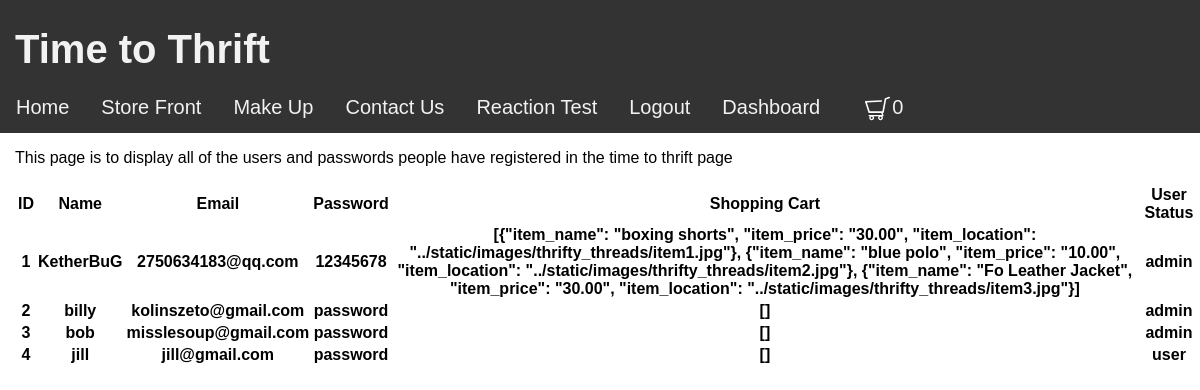
/time_to_thrift/admin (signed in), run on the app's committed database.
### models/module.py (models this page shows, shortened)
class UserTT(db.Model):
    id = db.Column(db.Integer, primary_key=True)
    username = db.Column(db.String(15), unique=True)
    email = db.Column(db.String(50))
    password = db.Column(db.String(80))
    shopping_cart_column = db.Column(db.String(8000), nullable=False)
    authen = db.Column(db.String(50))
    pass

### views/time_to_thrift/view.py (the view)
@time_to_thrift_bp.route('/admin')
def admin_display():
    return render_template("time_to_thrift/admin_page.html", table=user_records, display_cart=shopping_cart)

### models/login.py (called while the page is built)
@login_manager.user_loader
def load_user_DN(user_id):
    return userDN.query.get(int(user_id))

### views/time_to_thrift/templates/time_to_thrift/admin_page.html (shortened to what this page needs)
{% extends "base.html" %}
{% block style %}
<link rel="stylesheet" href="../static/css/style_home.css" type="text/css">
{% endblock %}
{% block content %}
<div style="margin-left: 15px;">
    <p>This page is to display all of the users and passwords people have registered in the time to thrift page</p>
    <table id="user_table">
        <tr>
            <th>ID</th>
            <th>Name</th>
            <th>Email</th>
            <th>Password</th>
            <th>Shopping Cart</th>
            <th>User Status</th>
        </tr>
        {% for row in table %}
        <tr>
            <th>{{ row['id'] }}</th>
            <th>{{ row['username'] }}</th>
            <th>{{ row['email'] }}</th>
            <th>{{ row['password'] }}</th>
            <th>{{ row['shopping_cart_column'] }}</th>
            <th>{{ row['authen'] }}</th>
        </tr>
        {% endfor %}
    </table>
</div>
{% endblock %}

### static/css/style_base.css (style rules this page uses)
body { margin: 0; font-family: Arial, Helvetica, sans-serif; overflow-x: hidden; }

### static/css/style_home.css (style rules this page uses)
* { box-sizing:border-box }

### data on the page
UserTT: id "1", username "KetherBuG", email "2750634183@qq.com", password "12345678", shopping_cart_column "[{\"item_name\": \"boxing shorts\", \"item_price\": \"30.00\", \"item_location\": \"../static/images/thrifty_threads/item1.jpg\"}, {\"item_name\": \"blue polo\", \"item_price\": \"10.00\", \"item_location\": \"../static/images/thrifty_threads/item2.jpg\"}, {\"item_name\": \"Fo Leather Jacket\", \"item_price\": \"30.00\", \"item_location\": \"../static/images/thrifty_threads/item3.jpg\"}]", authen "admin"
UserTT: id "2", username "billy", email "kolinszeto@gmail.com", password "password", shopping_cart_column "[]", authen "admin"
UserTT: id "3", username "bob", email "misslesoup@gmail.com", password "password", shopping_cart_column "[]", authen "admin"
UserTT: id "4", username "jill", email "jill@gmail.com", password "password", shopping_cart_column "[]", authen "user"

### other printed values
{{ display_cart|length }} "0"
